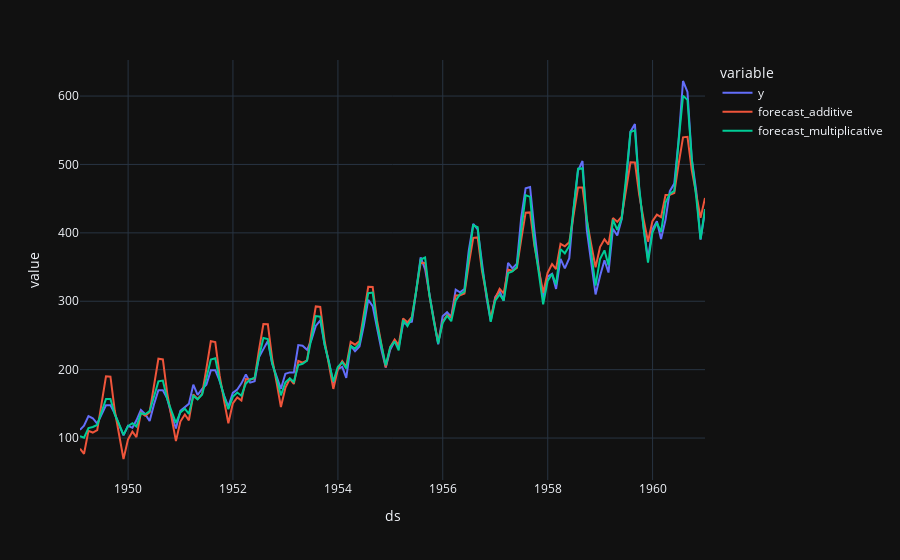

Write notebook code for a chart like this one.
### Markdown cell above
## Variation Playground

### Code cell
from prophet import Prophet

def fit_prophet(df, mode="multiplicative"):
    m = Prophet(
        yearly_seasonality=True,
        weekly_seasonality=False,
        seasonality_mode=mode
    )
    m.fit(df)
    future = m.make_future_dataframe(periods=48, freq='ME')
    fc = m.predict(future)
    return fc[['ds', 'yhat']].set_index('ds').rename(columns={'yhat': f"forecast_{mode}"})

df_add = fit_prophet(df, mode="additive")
df_mul = fit_prophet(df, mode="multiplicative")

combined = df.set_index('ds').join(df_add).join(df_mul)
combined.plot()

### Figure 1 — Plotly figure (JSON) as saved in the notebook; plotly's stock layout.template omitted (floating-point values rounded to 4 significant figures; data arrays with more than 128 entries replaced by an {"elided": "..."} marker saying what was removed)
{"data": [{"hovertemplate": "variable=y<br>ds=%{x}<br>value=%{y}<extra></extra>", "legendgroup": "y", "line": {"color": "#636efa", "dash": "solid"}, "marker": {"symbol": "circle"}, "mode": "lines", "name": "y", "orientation": "v", "showlegend": true, "type": "scatter", "x": {"elided": "144 str values"}, "xaxis": "x", "y": {"elided": "144 float values"}, "yaxis": "y"}, {"hovertemplate": "variable=forecast_additive<br>ds=%{x}<br>value=%{y}<extra></extra>", "legendgroup": "forecast_additive", "line": {"color": "#EF553B", "dash": "solid"}, "marker": {"symbol": "circle"}, "mode": "lines", "name": "forecast_additive", "orientation": "v", "showlegend": true, "type": "scatter", "x": {"elided": "144 str values"}, "xaxis": "x", "y": {"elided": "144 float values"}, "yaxis": "y"}, {"hovertemplate": "variable=forecast_multiplicative<br>ds=%{x}<br>value=%{y}<extra></extra>", "legendgroup": "forecast_multiplicative", "line": {"color": "#00cc96", "dash": "solid"}, "marker": {"symbol": "circle"}, "mode": "lines", "name": "forecast_multiplicative", "orientation": "v", "showlegend": true, "type": "scatter", "x": {"elided": "144 str values"}, "xaxis": "x", "y": {"elided": "144 float values"}, "yaxis": "y"}], "layout": {"legend": {"title": {"text": "variable"}, "tracegroupgap": 0}, "margin": {"t": 60}, "xaxis": {"anchor": "y", "domain": [0, 1], "title": {"text": "ds"}}, "yaxis": {"anchor": "x", "domain": [0, 1], "title": {"text": "value"}}}}
